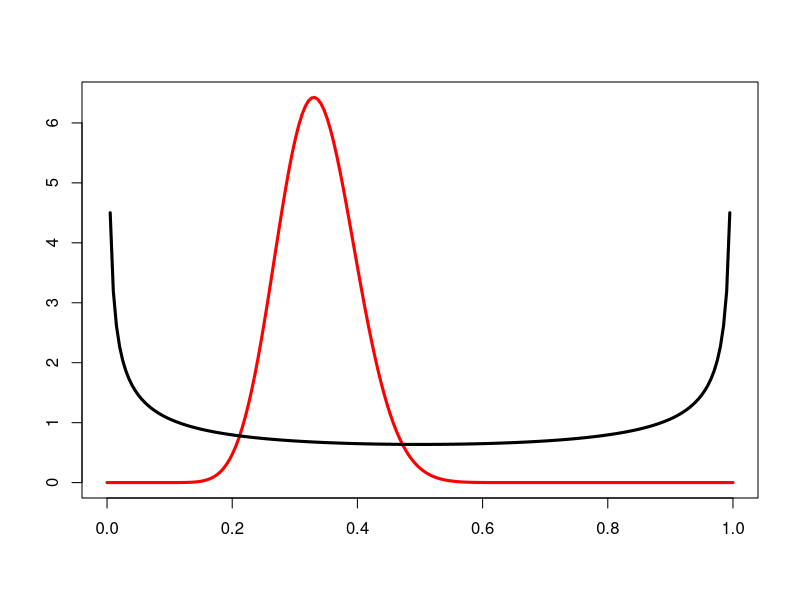
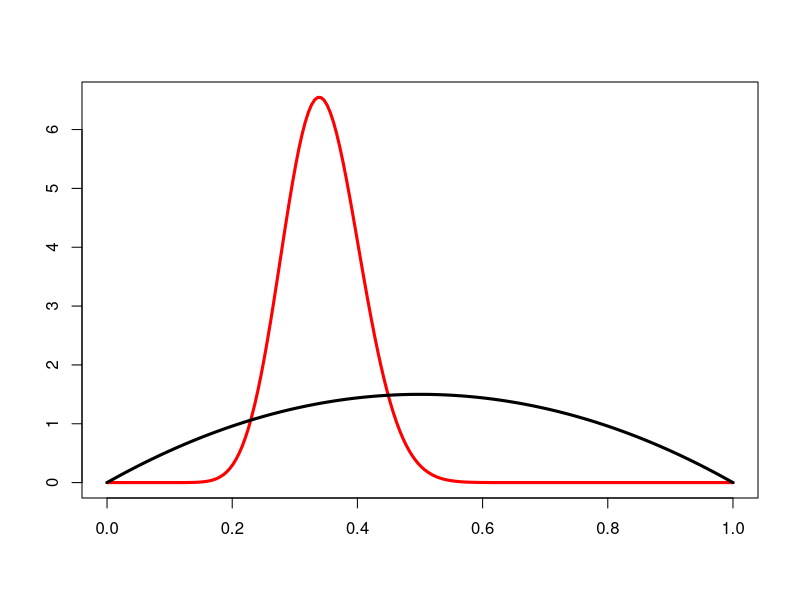
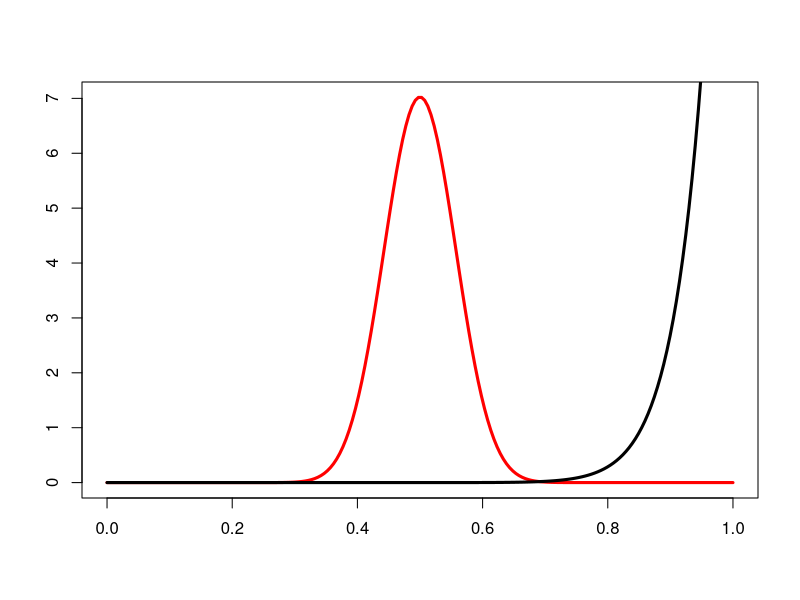

Write the R code that produced these figures, in order. (Note: this script raises an error after producing the figures.)
## ---- chunk 1
knitr::opts_chunk$set(cache = FALSE, 
                      echo = TRUE, 
                      message = FALSE, 
                      warning = FALSE,
                      fig.height=6, 
                      fig.width = 1.777777*6,
                      tidy = FALSE, 
                      comment = NA, 
                      highlight = TRUE, 
                      prompt = FALSE, 
                      crop = TRUE,
                      comment = "#>",
                      collapse = TRUE)
knitr::opts_knit$set(width = 60)
library(tidyverse)
library(reshape2)
theme_set(theme_light(base_size = 16))
make_latex_decorator <- function(output, otherwise) {
  function() {
      if (knitr:::is_latex_output()) output else otherwise
  }
}
insert_pause <- make_latex_decorator(". . .", "\n")
insert_slide_break <- make_latex_decorator("----", "\n")
insert_inc_bullet <- make_latex_decorator("> *", "*")
insert_html_math <- make_latex_decorator("", "$$")
## ---- chunk 2
x <- seq(0, 1, length=200)
# distribution a posteriori beta
plot(x,dbeta(x, .5+19,.5+57-19),type='l',xlab='',ylab='',main='',lwd=3,col='red')
# distribution a priori uniforme
points(x,dbeta(x, .5, .5),type='l',lwd=3)
## ---- chunk 3
x <- seq(0, 1, length=200)
# distribution a posteriori beta
plot(x,dbeta(x, 2+19,2+57-19),type='l',xlab='',ylab='',main='',lwd=3,col='red')
# distribution a priori uniforme
points(x,dbeta(x, 2, 2),type='l',lwd=3)
## ---- chunk 4
x <- seq(0, 1, length=200)
# distribution a posteriori beta
plot(x,dbeta(x, 20+19,1+57-19),type='l',xlab='',ylab='',main='',lwd=3,col='red')
# distribution a priori uniforme
points(x,dbeta(x, 20, 1),type='l',lwd=3)
## ---- chunk 5
knitr::include_graphics('img/dipper.png')    
## ---- chunk 6
(alpha <- ( (1 - 0.57)/(0.073*0.073) - (1/0.57) )*0.57^2)
(beta <- alpha * ( (1/0.57) - 1))
## ---- chunk 7
plot(density(rnorm(1000, 0, 1000)),   
     main="", xlab="Height (m)")
## ---- chunk 8
plot(density(rnorm(1000, 2, 0.5)),   
      main="", xlab="Height (m)")
## ---- chunk 9
plot(density(plogis(rnorm(1000,0,10)), 
from = 0, to = 1), main='', xlab='survival')
## ---- chunk 10
plot(density(plogis(rnorm(1000,0,1.5)), 
from = 0, to = 1), main='', xlab='survival')
